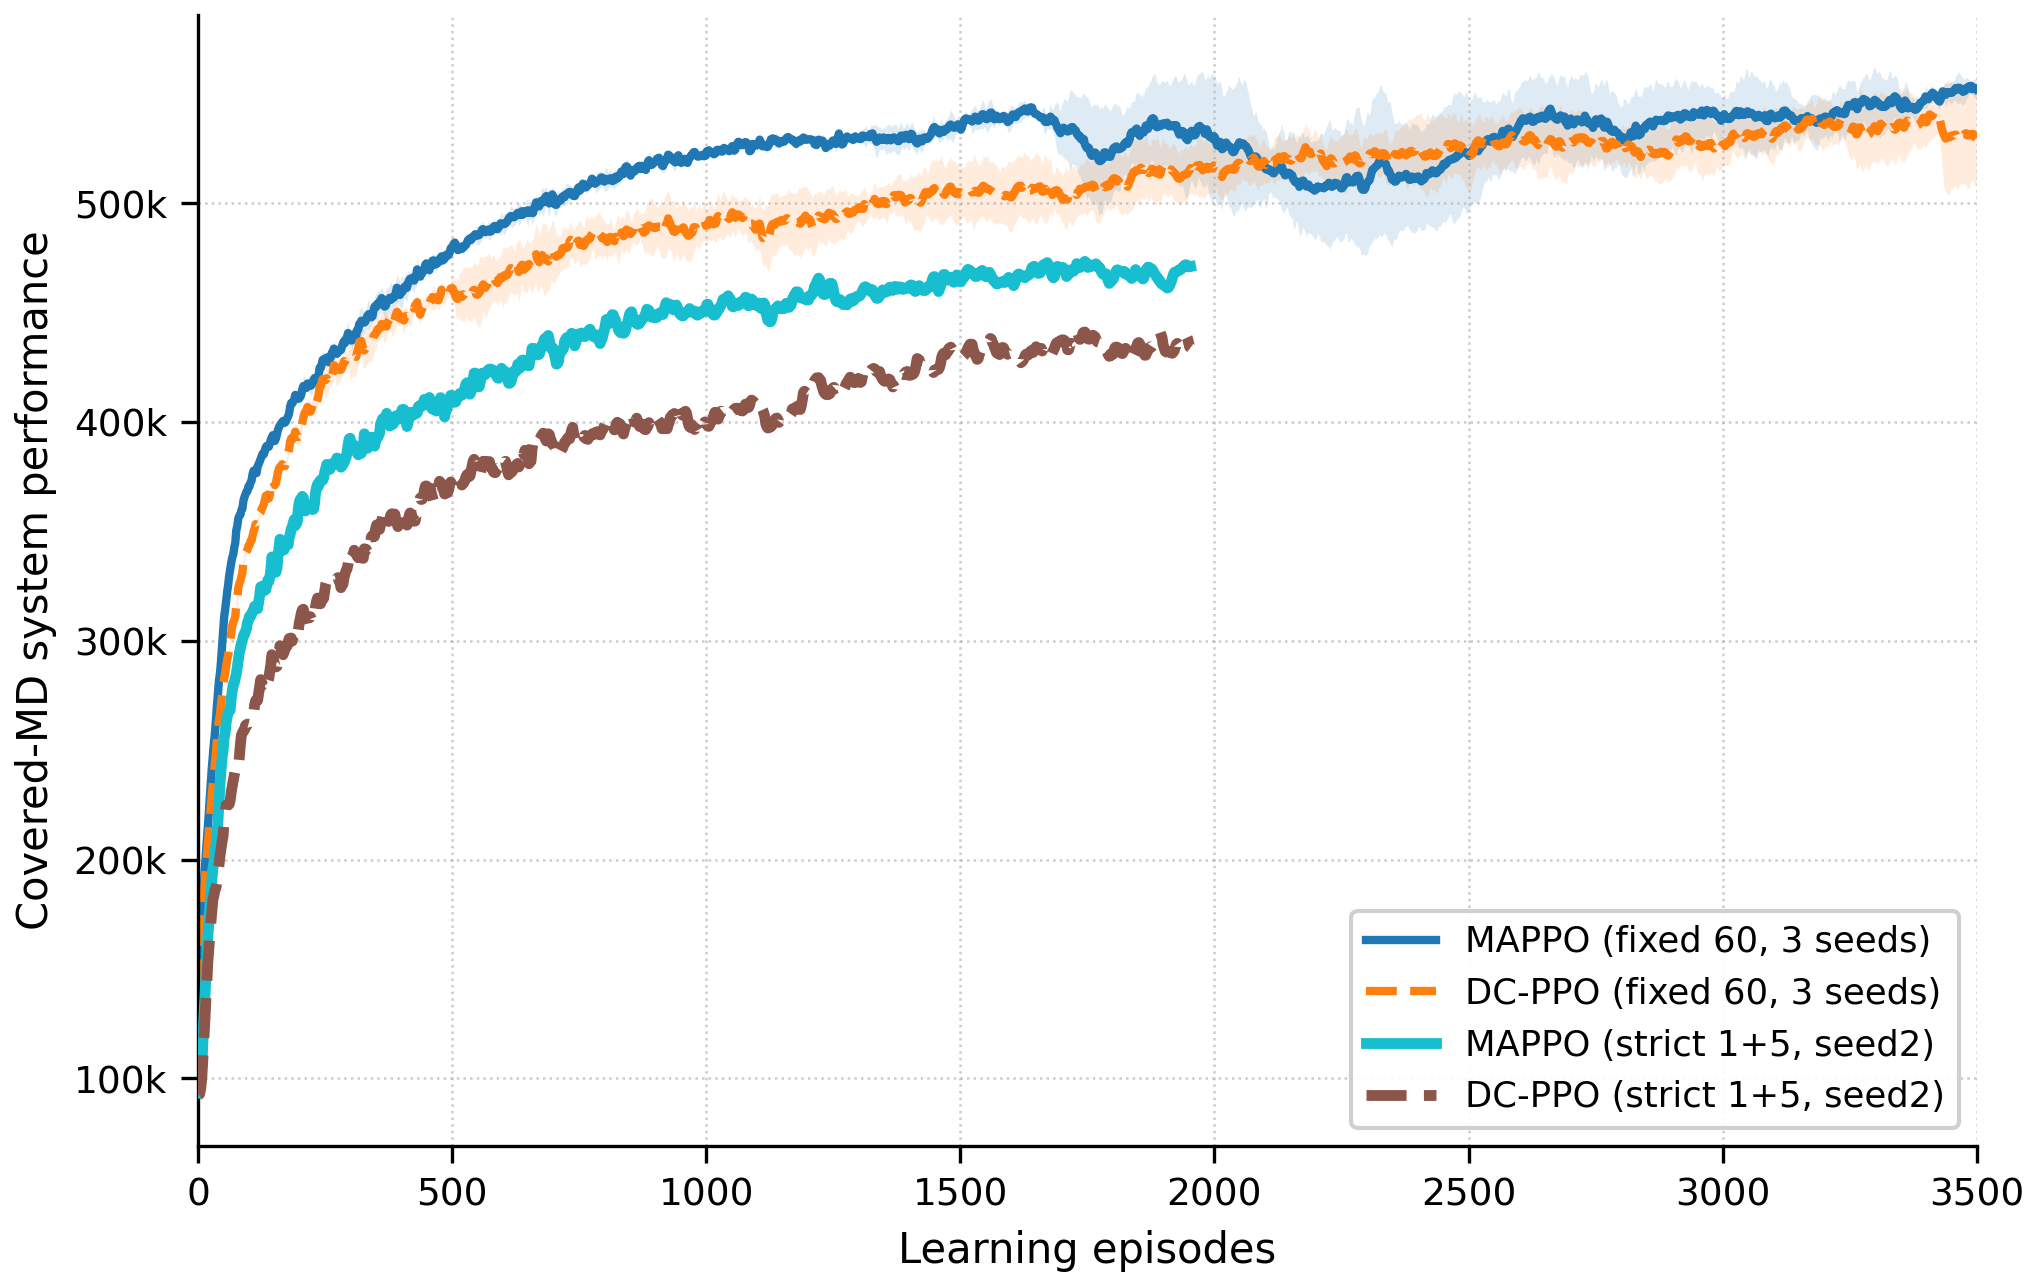

Generate this figure with Python:
from __future__ import annotations

import csv
from pathlib import Path

import matplotlib

matplotlib.use("Agg")
import matplotlib.pyplot as plt
import numpy as np
from matplotlib.ticker import FuncFormatter
from tensorboard.backend.event_processing import event_accumulator


OUT = Path(__file__).resolve().parent
ROOT = OUT.parents[2]
RESULTS = ROOT / "onpolicy" / "scripts" / "results" / "mec" / "mappo"
OLD = RESULTS / "check"
DENOMINATOR = 64 * 400
N_AGENTS = 5


def smooth3(values: np.ndarray) -> np.ndarray:
    result = np.empty_like(values, dtype=float)
    for i in range(len(values)):
        result[i] = values[max(0, i - 1) : min(len(values), i + 2)].mean()
    return result


def read_event(event_file: Path, tag: str) -> tuple[np.ndarray, np.ndarray]:
    acc = event_accumulator.EventAccumulator(
        str(event_file), size_guidance={event_accumulator.SCALARS: 0}
    )
    acc.Reload()
    events = acc.Scalars(tag)
    return (
        np.asarray([event.step / DENOMINATOR for event in events], dtype=float),
        np.asarray([event.value for event in events], dtype=float),
    )


def load_old_sum(run: str, metric: str = "system_performance_individual") -> tuple[np.ndarray, np.ndarray]:
    agents = []
    for agent in range(N_AGENTS):
        metric_dir = OLD / run / "logs" / f"agent{agent}" / metric / f"agent{agent}" / metric
        event_file = sorted(metric_dir.glob("events.out.tfevents.*"))[-1]
        agents.append(read_event(event_file, f"agent{agent}/{metric}"))
    count = min(len(values) for _, values in agents)
    x = agents[0][0][:count]
    summed = np.sum([values[:count] for _, values in agents], axis=0)
    return x, summed


def load_current_metric(run_dir: Path, metric: str, agent: int) -> tuple[np.ndarray, np.ndarray]:
    event_file = sorted((run_dir / "logs").glob("events.out.tfevents.*"))[-1]
    return read_event(event_file, f"agent{agent}/{metric}")


def load_current_sum(run_dir: Path, metric: str = "system_performance_individual") -> tuple[np.ndarray, np.ndarray]:
    agents = [load_current_metric(run_dir, metric, agent) for agent in range(N_AGENTS)]
    count = min(len(values) for _, values in agents)
    return agents[0][0][:count], np.sum([values[:count] for _, values in agents], axis=0)


def historical_group(runs: list[str]) -> tuple[np.ndarray, np.ndarray, np.ndarray]:
    curves = []
    for run in runs:
        x, values = load_old_sum(run)
        mask = x <= 3499
        curves.append((x[mask], smooth3(values[mask])))
    start = max(x[0] for x, _ in curves)
    end = min(x[-1] for x, _ in curves)
    count = min(len(x) for x, _ in curves)
    common_x = np.linspace(start, end, count)
    aligned = np.vstack([np.interp(common_x, x, values) for x, values in curves])
    return common_x, aligned.mean(axis=0), aligned.std(axis=0, ddof=0)


def magnitude(value: float, _position: float) -> str:
    return f"{value / 1000:g}k" if abs(value) >= 1000 else f"{value:g}"


def main() -> None:
    current_dirs = {
        "MAPPO (strict 1+5)": RESULTS
        / "regional_dynamic_strict1p5_init110_220_330_440_mappo_gae095_seed2_50m"
        / "run1",
        "DC-PPO (strict 1+5)": RESULTS
        / "regional_dynamic_strict1p5_init110_220_330_440_dcppo_gae095_seed2_50m"
        / "run1",
    }
    hx_m, hm_m, hs_m = historical_group(["run313", "run321", "run322"])
    hx_d, hm_d, hs_d = historical_group(["run301", "run304", "run30901"])
    mx, my_raw = load_current_sum(current_dirs["MAPPO (strict 1+5)"])
    dx, dy_raw = load_current_sum(current_dirs["DC-PPO (strict 1+5)"])

    series = [
        {"label": "MAPPO (fixed 60, 3 seeds)", "kind": "historical", "x": hx_m, "mean": hm_m, "std": hs_m, "color": "#1f77b4", "style": "-"},
        {"label": "DC-PPO (fixed 60, 3 seeds)", "kind": "historical", "x": hx_d, "mean": hm_d, "std": hs_d, "color": "#ff7f0e", "style": "--"},
        {"label": "MAPPO (strict 1+5, seed2)", "kind": "current", "x": mx, "mean": smooth3(my_raw), "raw": my_raw, "std": None, "color": "#17becf", "style": "-"},
        {"label": "DC-PPO (strict 1+5, seed2)", "kind": "current", "x": dx, "mean": smooth3(dy_raw), "raw": dy_raw, "std": None, "color": "#8c564b", "style": "--"},
    ]

    with (OUT / "plotted_curves.csv").open("w", newline="", encoding="utf-8") as handle:
        writer = csv.writer(handle)
        writer.writerow(["series", "source_kind", "learning_episode", "mean", "std"])
        for item in series:
            for i, (x, mean) in enumerate(zip(item["x"], item["mean"])):
                writer.writerow([item["label"], item["kind"], float(x), float(mean), "" if item["std"] is None else float(item["std"][i])])

    with (OUT / "curve_summary.csv").open("w", newline="", encoding="utf-8") as handle:
        writer = csv.writer(handle)
        writer.writerow(["series", "endpoint_episode", "value_at_1953", "last20_mean_if_current", "last50_mean_if_current"])
        for item in series:
            value = float(np.interp(1953.0, item["x"], item["mean"]))
            if item["kind"] == "current":
                writer.writerow([item["label"], float(item["x"][-1]), value, float(item["raw"][-20:].mean()), float(item["raw"][-50:].mean())])
            else:
                writer.writerow([item["label"], float(item["x"][-1]), value, "", ""])

    with (OUT / "metric_identity_audit.csv").open("w", newline="", encoding="utf-8") as handle:
        writer = csv.writer(handle)
        writer.writerow(["run", "max_abs_sum_individual_minus_true_all", "mean_sum_individual_minus_true_all", "max_abs_sum_individual_minus_sum_cumulative"])
        for label, run_dir in current_dirs.items():
            x, summed_individual = load_current_sum(run_dir, "system_performance_individual")
            _, true_all = load_current_metric(run_dir, "system_performance_true_all_GUs", 0)
            _, summed_cumulative = load_current_sum(run_dir, "cumulative_individual_reward")
            count = min(len(summed_individual), len(true_all), len(summed_cumulative))
            delta_true = summed_individual[:count] - true_all[:count]
            delta_cumulative = summed_individual[:count] - summed_cumulative[:count]
            writer.writerow([label, float(np.max(np.abs(delta_true))), float(np.mean(delta_true)), float(np.max(np.abs(delta_cumulative)))])

    plt.rcParams.update(
        {
            "font.family": "sans-serif",
            "font.sans-serif": ["DejaVu Sans", "Arial", "Helvetica"],
            "font.size": 10,
            "axes.labelsize": 10,
            "xtick.labelsize": 9,
            "ytick.labelsize": 9,
            "legend.fontsize": 8.5,
        }
    )
    fig, ax = plt.subplots(figsize=(7.0, 4.5))
    for item in series:
        current = item["kind"] == "current"
        ax.plot(item["x"], item["mean"], color=item["color"], linestyle=item["style"], linewidth=2.6 if current else 2.0, label=item["label"], zorder=4 if current else 2)
        if item["std"] is not None:
            ax.fill_between(item["x"], item["mean"] - item["std"], item["mean"] + item["std"], color=item["color"], alpha=0.14, linewidth=0, zorder=1)
    ax.set_xlim(0, 3500)
    ax.set_xlabel("Learning episodes")
    ax.set_ylabel("Covered-MD system performance")
    ax.yaxis.set_major_formatter(FuncFormatter(magnitude))
    ax.grid(axis="both", linestyle=":", linewidth=0.6, alpha=0.65)
    ax.spines[["top", "right"]].set_visible(False)
    ax.tick_params(direction="out", length=4)
    ax.legend(loc="lower right", frameon=True, framealpha=0.92)
    fig.tight_layout()
    fig.savefig(OUT / "plot.png", dpi=300, bbox_inches="tight", pad_inches=0.05)
    plt.close(fig)


if __name__ == "__main__":
    main()
